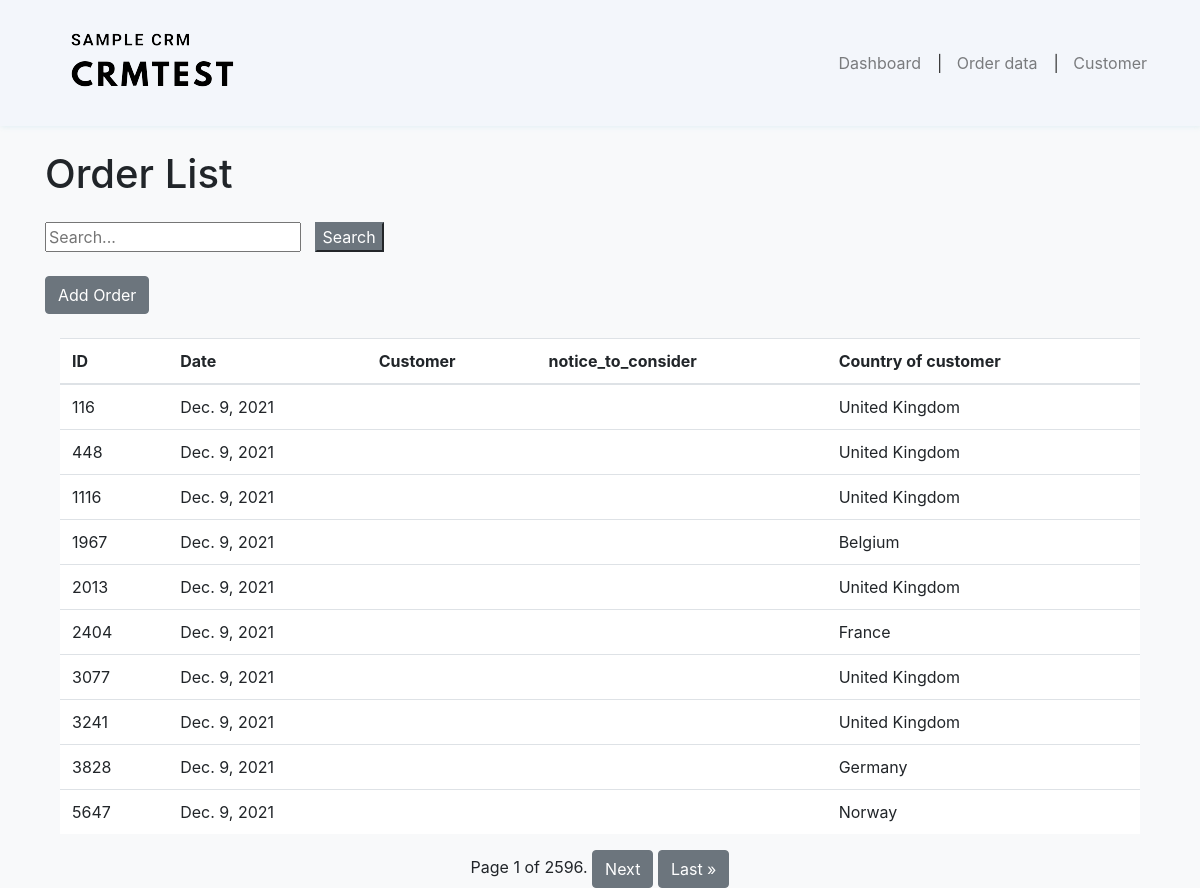
The app's page /order_data/, older data.
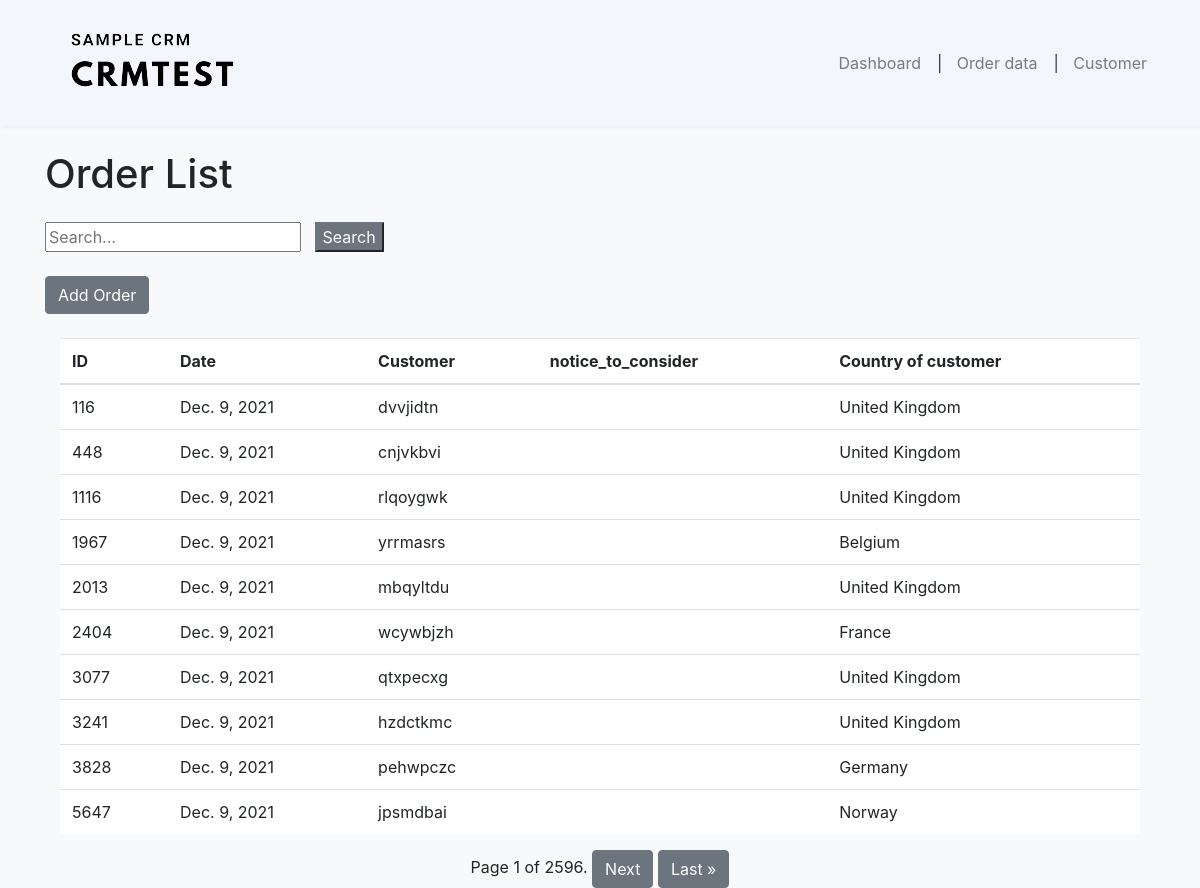
The same page, newer data.
### crmapplication/models.py (models this page shows, shortened)
class Invoice(models.Model):
    invoice_id = models.AutoField(primary_key=True)
    invoice_date = models.DateField( blank=True)
    invoice_number = models.CharField(max_length=50, blank=True)
    customer = models.ForeignKey(Customer, null=True, blank=True, on_delete=models.DO_NOTHING)
    country = models.CharField(max_length=50, blank=True)
    quantity = models.IntegerField( blank=True)
    amount = models.DecimalField(max_digits=10, decimal_places=2, blank=True)
    notice_to_consider = models.CharField(max_length = 255,blank=True)

class Customer(models.Model):
    customer_id = models.AutoField(primary_key=True)
    first_name = models.CharField(max_length = 255,blank=True)
    last_name = models.CharField(max_length = 255, blank=True)
    email = models.EmailField( blank=True)
    phone = models.CharField(max_length=20,blank = True)
    progress = models.CharField(max_length = 255,blank=True)
    notice = models.TextField(blank = True)
    address = models.TextField(blank = True)
    def __str__(self):
        return f"{self.first_name}{self.last_name}"

### crmapplication/views.py (the view)
# urls.py: path('order_data/', views.order_data, name='order_data'),
def order_data(request):
    order = Invoice.objects.all()
    order = order.order_by('-invoice_date')
    paginator = Paginator(order, 10)  # Show 10 order per page
    page = request.GET.get('page')
    order = paginator.get_page(page)
    return render(request, 'crm/order_data.html',{'orders':order})

### crmapplication/templates/crm/order_data.html (shortened to what this page needs)
{% extends 'base.html' %}
{% block content %}
<div class="container mt-4">
    <div class="row">
        <h1>Order List</h1><br/>
    </div>
	<form  class="row mt-3" action="{% url 'order_search' %}" method="get">
		<input type="text" id="search-bar" name="q" placeholder="Search...">&nbsp&nbsp&nbsp
		<button id="search-button" class="sbtn btn-secondary" type="submit">Search</button>
	</form>
</div>
<div class="container mt-4">
    <div class="row mt-3">
        <a href="{% url 'order_detail' %}" class="btn btn-secondary">Add Order</a>
    </div>
	<br/>
    <table class="table table-hover">
        <thead>
            <tr>
                <th>ID</th>
                <th>Date</th>
                <th>Customer</th>
                <th>notice_to_consider</th>
				<th>Country of customer</th>
            </tr>
        </thead>
        <tbody>
            {% for order in orders %}
                <tr class="order-row" data-orderid="{{ order.invoice_id }}">
                    <td>{{ order.invoice_id }}</td>
                    <td>{{ order.invoice_date }}</td>
                    <td>{{ order.customer }}</td>
                    <td>{{ order.notice_to_consider }}</td>
					<td>{{ order.country }}</td>
                </tr>
            {% endfor %}
        </tbody>
    </table>
    <div class="pagination justify-content-center">
        <span class="step-links">
            <span class="current-page">
                Page {{ orders.number }} of {{ orders.paginator.num_pages }}.
            </span>
            {% if orders.has_next %}
                <a href="?page={{ orders.next_page_number }}" class="btn btn-secondary">Next</a>
                <a href="?page={{ orders.paginator.num_pages }}" class="btn btn-secondary">Last &raquo;</a>
            {% endif %}
        </span>
    </div>
</div>
{% endblock %}

### crmapplication/templates/base.html (shortened to what this page needs)
<html lang = "en">
<head>
	{% load bootstrap4 %}
	{% bootstrap_css %}
	{% load static %}
	<link rel="stylesheet" href="{% static 'margin.css' %}">
</head>
<body class="bg-light" >
	<nav class="navbar navbar-expand-lg navbar-light bg-gray" style="background-color:#f3f6fb;box-shadow: 1px 1px 5px rgba(173, 216, 230, 0.3);">
		<div class = "container">
			<a class="navbar-brand" href="{% url 'dashboard' %}">
				<img id="logo" src="{% static 'Sample CRM.png' %}" alt="Logo">
			</a>
            <div class="collapse navbar-collapse" id="navbarNav">
                <ul class="navbar-nav ml-auto">
                    <li class="nav-item">
                        <a class="nav-link" href="{% url 'dashboard' %}">Dashboard</a>
                    </li>
                    <li class="nav-item">
                        <a class="nav-link" href="{% url 'order_data' %}"><span class="nav-link-separator hide-on-collapse">|</span> Order data</a>
                    </li>
                    <li class="nav-item">
                        <a class="nav-link" href="{% url 'contact_list' %}"><span class="nav-link-separator hide-on-collapse">|</span> Customer</a>
                    </li>
                </ul>
            </div>
	</nav>
    <div class="container mt-4">
        {% block content %}{% endblock %}
    </div>
</body>
</html>

### crmapplication/static/margin.css (style rules this page uses)
.navbar-nav li { display: inline-block; }
.nav-link-separator { display: inline-block; margin: auto; padding-right:10px; color: #333; }
#logo { background-color: transparent; }
body { background-color: #f2f2f2; }
table { background-color:white; }

Row changes from the older to the newer data that the page shows:
changed Invoice id 116: customer (not shown) → "dvvjidtn"
changed Invoice id 448: customer (not shown) → "cnjvkbvi"
changed Invoice id 1116: customer (not shown) → "rlqoygwk"
changed Invoice "Belgium": customer (not shown) → "yrrmasrs"
changed Invoice id 2013: customer (not shown) → "mbqyltdu"
changed Invoice "France": customer (not shown) → "wcywbjzh"
changed Invoice id 3077: customer (not shown) → "qtxpecxg"
changed Invoice id 3241: customer (not shown) → "hzdctkmc"
changed Invoice "Germany": customer (not shown) → "pehwpczc"
Text that changed along with them:
{{ order.customer }}: (not shown) → "jpsmdbai"
